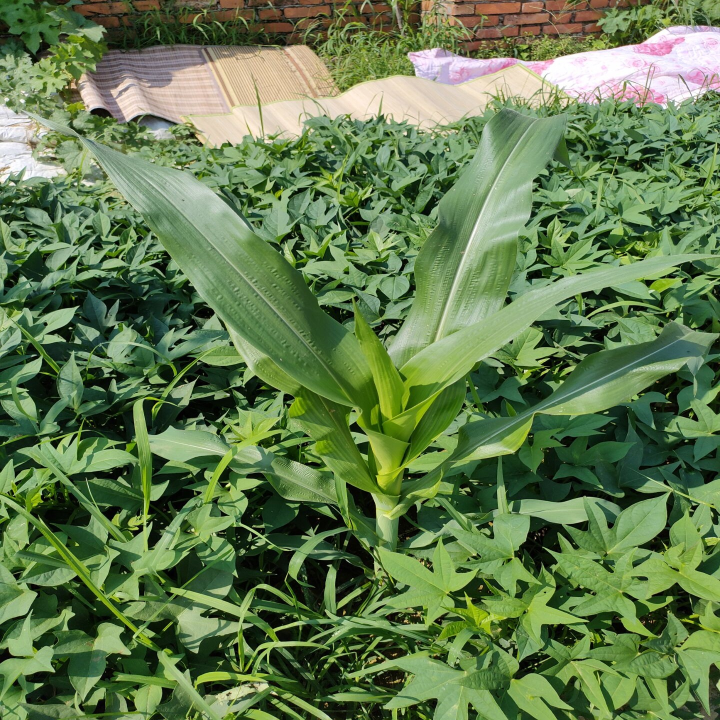
#> input picture data/plant/images/1.jpg, 1440 x 1440 px, found by its file name (shown at 1/2 size); its folder holds only this picture in this run
$ python downsample.py
#> lines starting #> are read from the running program, lines starting #| are printed output that depends on the picture
import cv2
# import def_Gaussian as dg
# import time
import os.path


# import glob

#####################################################################################################################
# 读取文件夹里面的图像数量 并返回filenum
def countFile(dir):
    # 输入文件夹
    tmp = 0
    for item in os.listdir(dir):
        if os.path.isfile(os.path.join(dir, item)):
            tmp += 1
        else:
            tmp += countFile(os.path.join(dir, item))
    return tmp


filenum = countFile("M:\\ColmapData\\NerfPlant1\\images")  # 返回的是图片的张数
print(filenum)

# filenum
n = 2
index = 1  # 保存图片编号
num = 0  # 处理图片计数
for i in range(1, filenum + 1):
    ########################################################
    # 1.读取原始图片
    if index < 10:
        filename = "M:\\ColmapData\\NerfPlant1\\images\\" + str(
            i) + ".jpg"
    elif index < 100:
        filename = "M:\\ColmapData\\NerfPlant1\\images\\" + str(
            i) + ".jpg"
    else:
        filename = "M:\\ColmapData\\NerfPlant1\\images\\" + str(
            i) + ".jpg"
    print(filename)
    original_image = cv2.imread(filename)
#> original_image is the input picture: shape (1440, 1440, 3); mean B, G, R 78.7, 123.9, 98.9
    # 2.下采样
    if n == 2:
        img_1 = cv2.pyrDown(original_image)
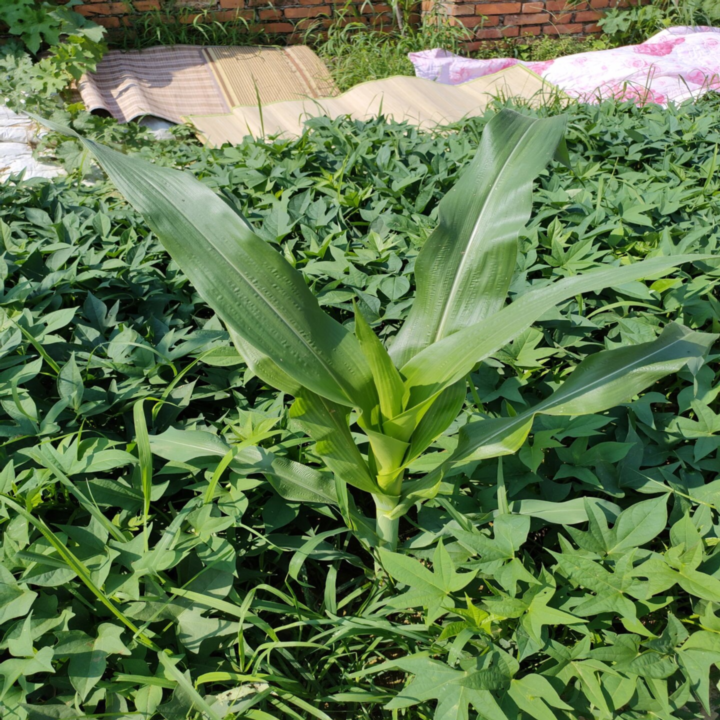
#> img_1: shape (720, 720, 3); mean B, G, R 78.7, 123.9, 98.9
        img_1 = cv2.pyrDown(img_1)
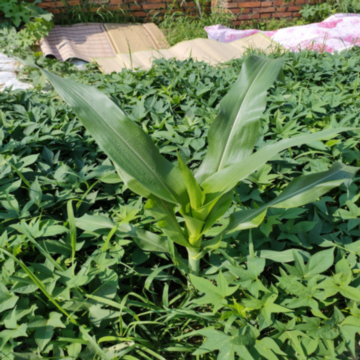
#> img_1: shape (360, 360, 3); mean B, G, R 78.7, 123.9, 98.9
    if n == 4:
        img_1 = cv2.pyrDown(original_image)
        img_1 = cv2.pyrDown(img_1)
    if n == 8:
        img_1 = cv2.pyrDown(original_image)
        img_1 = cv2.pyrDown(img_1)
        img_1 = cv2.pyrDown(img_1)
    # 3.将下采样图片保存到指定路径当中
    if index < 10:
        cv2.imwrite("M:\\ColmapData\\NerfPlant1\\images_2\\" + str(
            index) + ".jpg", img_1)
    elif index < 100:
        cv2.imwrite("M:\\ColmapData\\NerfPlant1\\images_2\\" + str(
            index) + ".jpg", img_1)
    else:
        cv2.imwrite("M:\\ColmapData\\NerfPlant1\\images_2\\" + str(
            index) + ".jpg", img_1)

    num = num + 1
    print("正在为第" + str(num) + "图片采样......")
    index = index + 1
